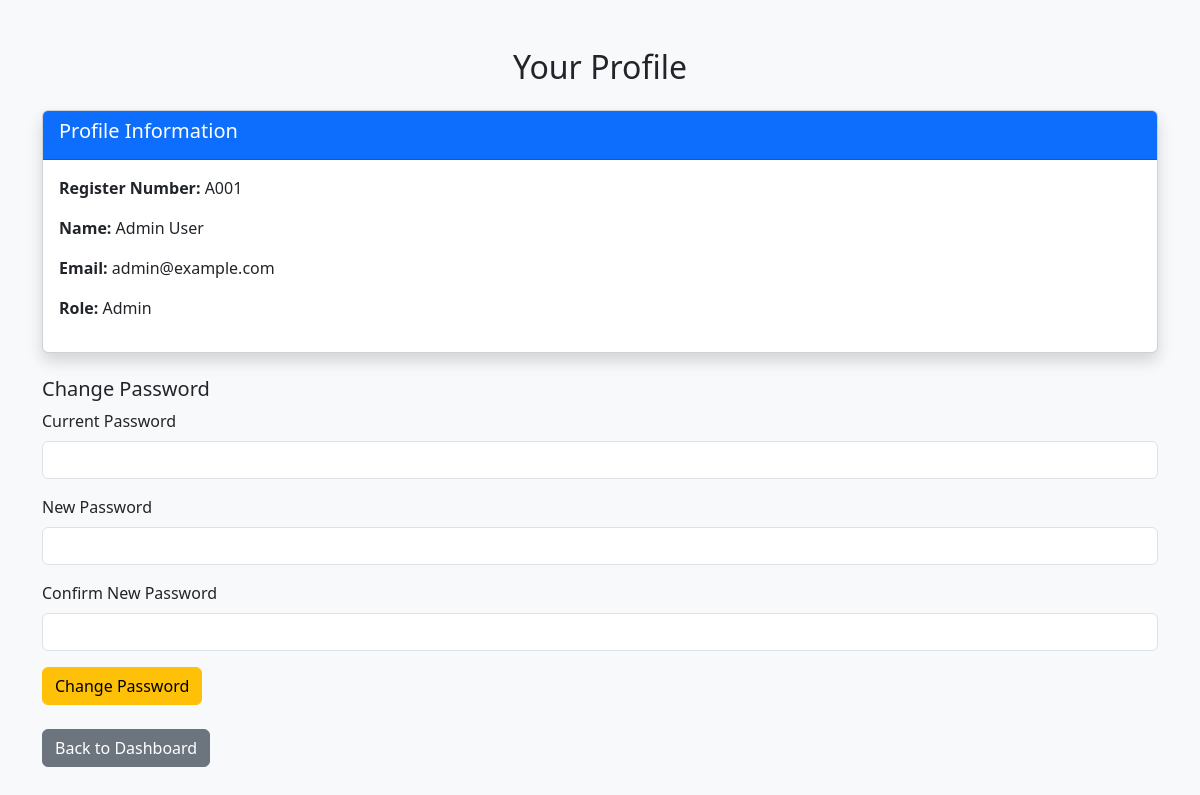
/profile.php (signed in), run on the app's committed database.
### tables this page shows
CREATE TABLE `users` (
  `register_number` varchar(20) NOT NULL,
  `name` varchar(100) NOT NULL,
  `email` varchar(100) NOT NULL,
  `role` enum('admin','student','faculty') NOT NULL,
  `password` varchar(255) NOT NULL
);

### profile.php (the view, shortened to what this page needs)
<?php
$conn = new mysqli('localhost', 'root', '', 'library_management_system');
$user_id = $_SESSION['user_id'];
$sql = "SELECT register_number, name, email, role FROM users WHERE register_number = '$user_id'";
$result = $conn->query($sql);
$user = $result->fetch_assoc();
?>
<!DOCTYPE html>
<html lang="en">
<head>
    <link href="bootstrap-5.3.3-dist/css/bootstrap.min.css" rel="stylesheet">
</head>
<body class="bg-light">
    <div class="container my-5">
        <h2 class="text-center mb-4">Your Profile</h2>
        <div class="card shadow mb-4">
            <div class="card-header bg-primary text-white">
                <h5>Profile Information</h5>
            </div>
            <div class="card-body">
                <p><strong>Register Number:</strong> <?php echo $user['register_number']; ?></p>
                <p><strong>Name:</strong> <?php echo $user['name']; ?></p>
                <p><strong>Email:</strong> <?php echo $user['email']; ?></p>
                <p><strong>Role:</strong> <?php echo ucfirst($user['role']); ?></p>
            </div>
        </div>
        <form method="post" action="" class="mt-4">
            <h5>Change Password</h5>
            <div class="mb-3">
                <label for="current_password" class="form-label">Current Password</label>
                <input type="password" class="form-control" id="current_password" name="current_password" required>
            </div>
            <div class="mb-3">
                <label for="new_password" class="form-label">New Password</label>
                <input type="password" class="form-control" id="new_password" name="new_password" required>
            </div>
            <div class="mb-3">
                <label for="confirm_password" class="form-label">Confirm New Password</label>
                <input type="password" class="form-control" id="confirm_password" name="confirm_password" required>
            </div>
            <button type="submit" name="change_password" class="btn btn-warning">Change Password</button>
        </form>
        <?php
        $dashboard_url = ($_SESSION['role'] === 'student') ? 'student_dashboard.php' : 'faculty_dashboard.php';
        ?>
        <a href="<?php echo $dashboard_url; ?>" class="btn btn-secondary mt-4">Back to Dashboard</a>
    </div>
</body>
</html>

### data on the page
users: register_number "A001", name "Admin User", email "admin@example.com", role "Admin"
